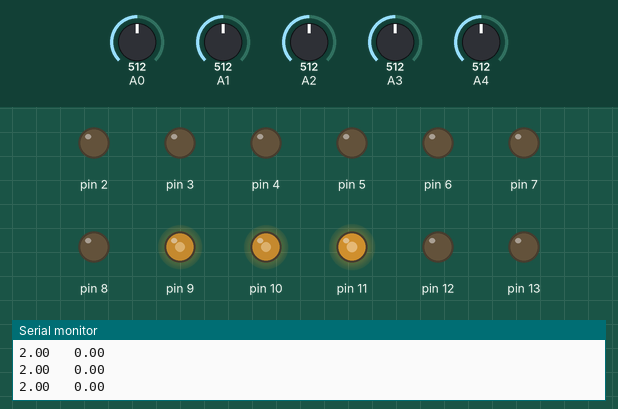
Recording of a sketch running on a simulated Arduino Uno, built with avr-gcc and run on an emulated ATmega328P. Shown: output pins drawn as LEDs (lit = HIGH), the last lines printed to the serial monitor. The inputs (shaded band) are chosen by the test bench; at power-on: A0 = 512, A4 = 512, A1 = 512, A2 = 512, A3 = 512.

Above: at 1.2 s.
1.3 s: A0 set to 544
At 1.6 s:
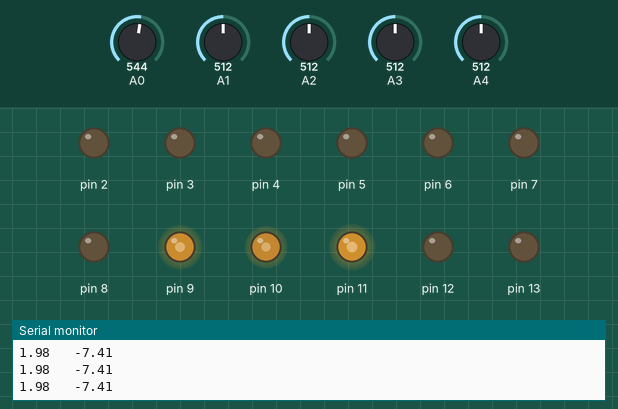
2.8 s: A0 set to 574
At 3.9 s:
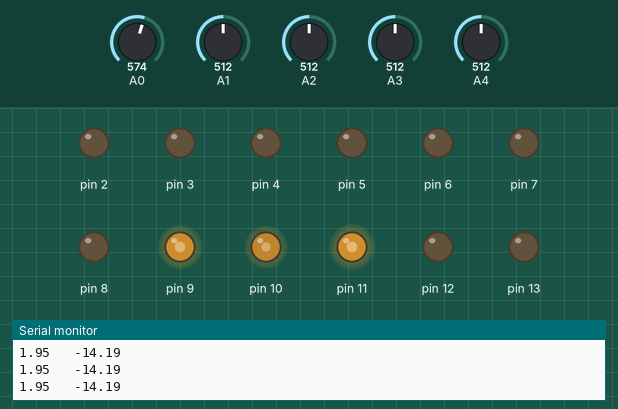
5.8 s: A4 set to 348
At 7.0 s:
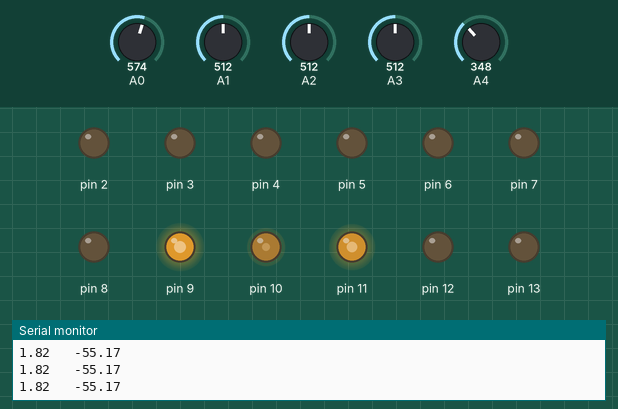
7.3 s: A4 set to 322
At 8.3 s:
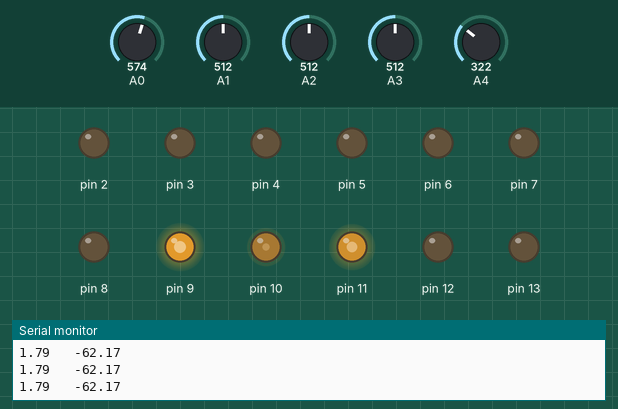
8.8 s: A1 set to 610
At 9.4 s:
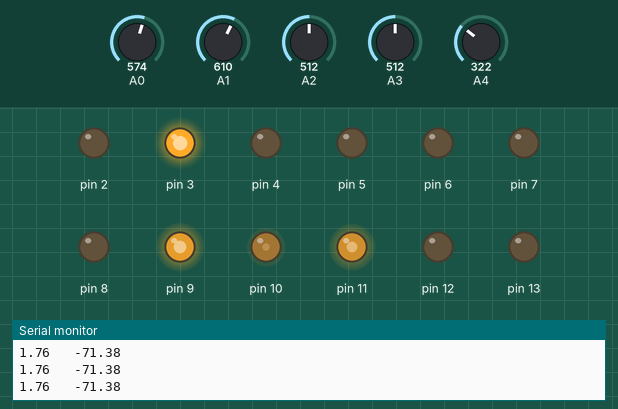
10.3 s: A2 set to 584
11.8 s: A2 set to 616
At 13.2 s:
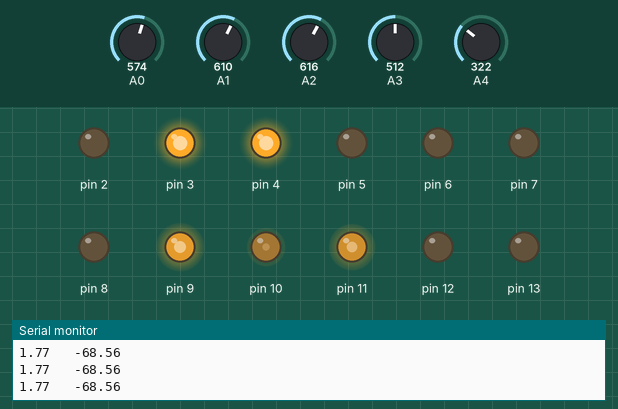
Timing chart, 0 to 14.3 s (numbered marks = the images above; inputs shaded):
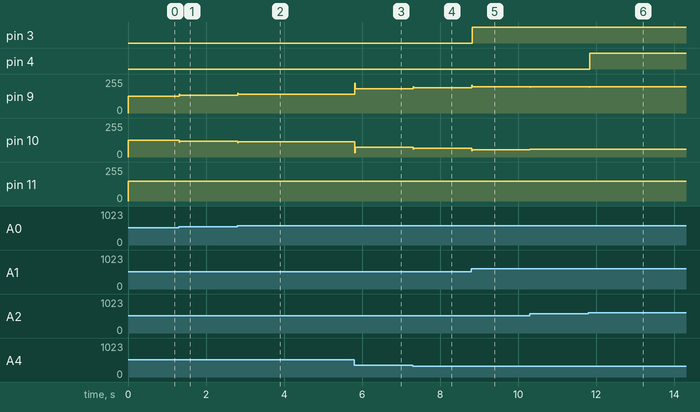

The sketch:

Line_follower_Mark_3.ino
```cpp
/*
enable = 11
lmf = 10
lmb = 12
rmf = 9
rmb = 8

sensor analogous pins.
digital pin - analog sensor no.
2           -       0
3           -       1
4           -       2
5           -       3
6           -       4

black >= 600
white < 600
*/

int in[5];
double kp = 300, ki = 0, kd = 300, prev_e_p=0, e_p=0, e_i=0, e_d=0, error=0, setpoint = 0, pos = 0;

void setup(){
	for(int i=0; i<=13; i++)
		pinMode(i,OUTPUT);
        Serial.begin(9600);
}

void sensor_lights(){
        int x=0;
        digitalWrite(13,LOW);
        while(x < 5){
                if(in[x] >= 600)
                        digitalWrite(x+2,HIGH);
                else
                        digitalWrite(x+2,LOW);
                x++;
        }
}

void get_input(){
	for(int i=0; i<5; i++){
		in[i] = analogRead(i);
		//Serial.print(in[i]);
		//Serial.print("   ");
        }
//        Serial.println("");
}

double w_mean(){
	static double sum = 0, wsum = 0;
	sum = in[0] + in[1] + in[2] + in[3] + in[4];
	wsum = in[1] + 2*in[2] + 3*in[3] + 4*in[4];
	//wsum = 0*in[0] + 1*in[1] + 2*in[2] + 3*in[3] + 4*in[4];
        //wsum = -2*in[0] + (-1*in[1]) + 0*in[2] + 1*in[3] + 2*in[4];
	return wsum/sum;
}

void line_follow(){
	//PID
	digitalWrite(12,LOW);
	digitalWrite(8,LOW);

	analogWrite(11,150);

	static int flag = 0;

	if(!flag){
		setpoint = w_mean();
		flag = 1;
	}

	pos = w_mean();

	e_p = pos - setpoint;

	e_d = e_p - prev_e_p;

        //e_i = e_i + e_p;

  	error =   kp*e_p + ki*e_i + kd*e_d;

	prev_e_p = e_p;

        if(error>127.5)
                error = 127.5;
        if(error<-127.5)
                error = -127.5;

	analogWrite(10, 127.5 + error);
	analogWrite(9, 127.5 - error);

        Serial.print(pos);
        Serial.print("   ");
        Serial.println(error);
        //Serial.print("   ");
        //Serial.println(e_d);
}

void loop(){
	get_input();
        //sensor_lights();
	line_follow();
        sensor_lights();
}
```

Measured:
- after the input at 1.3 s, pin 9: 127/255 → 134/255 at once; pin 10: 127/255 → 120/255 at once
- after the input at 2.8 s, pin 9: 134/255 → 141/255 at once; pin 10: 120/255 → 113/255 at once
- after the input at 5.8 s, pin 9: 141/255 → 182/255 at once; pin 10: 113/255 → 72/255 at once
- after the input at 7.3 s, pin 9: 182/255 → 189/255 at once; pin 10: 72/255 → 65/255 at once
- after the input at 8.8 s, pin 3: LOW → HIGH at once; pin 9: 189/255 → 198/255 at once; pin 10: 65/255 → 56/255 at once
- after the input at 10.3 s, pin 9: 198/255 → 196/255 at once; pin 10: 56/255 → 58/255 at once
- after the input at 11.8 s, pin 4: LOW → HIGH at once; pin 9: 196/255 → 195/255 at once, → 196/255 0.02 s later; pin 10: 58/255 → 59/255 at once, → 58/255 0.02 s later
